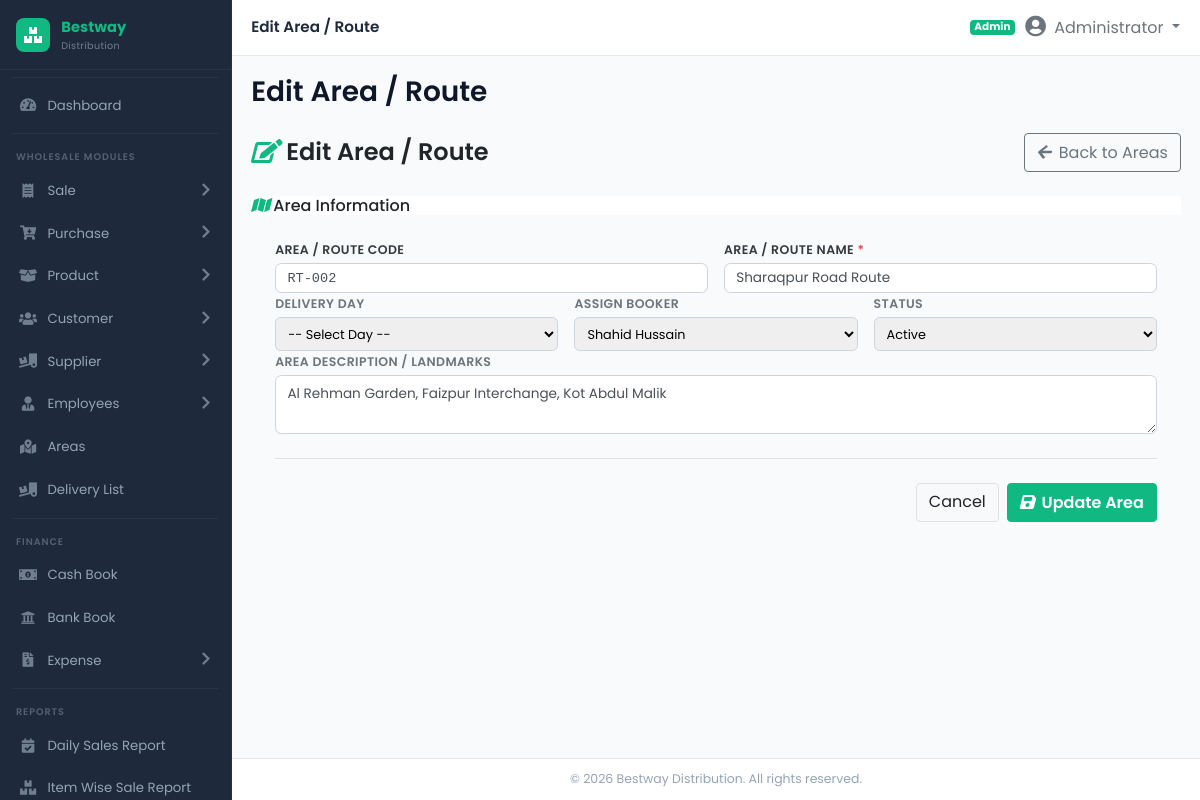
Screenshot of /modules/routes/edit_route.php?id=2 (signed in) with the database file from the repository.
### tables this page shows
CREATE TABLE IF NOT EXISTS `routes` (
  `id` INT AUTO_INCREMENT PRIMARY KEY,
  `route_code` VARCHAR(50) UNIQUE NULL,
  `name` VARCHAR(150) NOT NULL,
  `area_description` TEXT NULL,
  `delivery_day` VARCHAR(50) NULL,
  `assigned_booker_id` INT NULL,
  `status` ENUM('Active', 'Inactive') DEFAULT 'Active',
  INDEX (`name`),
  INDEX (`assigned_booker_id`),
  INDEX (`status`)
);

CREATE TABLE IF NOT EXISTS `bookers` (
  `id` INT AUTO_INCREMENT PRIMARY KEY,
  `booker_code` VARCHAR(50) UNIQUE NULL,
  `name` VARCHAR(150) NOT NULL,
  `phone` VARCHAR(50) NULL,
  `address` TEXT NULL,
  `commission_rate` DECIMAL(5,2) DEFAULT 0.00,
  `opening_balance` DECIMAL(14,2) DEFAULT 0.00,
  `current_balance` DECIMAL(14,2) DEFAULT 0.00,
  `status` ENUM('Active', 'Inactive') DEFAULT 'Active',
  INDEX (`name`),
  INDEX (`status`)
);

### modules/routes/edit_route.php (the view, shortened to what this page needs)
<?php
require_once __DIR__ . '/../../includes/header.php';
$route_id = (int)($_GET['id'] ?? 0);
$route = null;
$bookers = [];
if ($db_connected && $pdo) {
    try {
        $stmt_sel = $pdo->prepare("SELECT * FROM routes WHERE id = :id");
        $stmt_sel->execute(['id' => $route_id]);
        $route = $stmt_sel->fetch();
        $stmt_b = $pdo->query("SELECT id, name FROM bookers WHERE status = 'Active' ORDER BY name ASC");
        $bookers = $stmt_b->fetchAll();
    } catch (Exception $e) {}
}
?>
<div class="d-flex align-items-center justify-content-between mb-4">
    <h4 class="fw-bold mb-0"><i class="fa-solid fa-edit text-primary me-2"></i>Edit Area / Route</h4>
    <a href="<?php echo BASE_URL; ?>modules/routes/routes.php" class="btn btn-outline-secondary">
        <i class="fa-solid fa-arrow-left me-1"></i> Back to Areas
    </a>
</div>
<div class="custom-card">
    <div class="custom-card-header bg-white">
        <h5 class="custom-card-title mb-0 fs-6"><i class="fa-solid fa-map text-primary"></i> Area Information</h5>
    </div>
    <div class="p-4">
        <form method="POST" action="">
            <div class="row g-3">
                <div class="col-12 col-md-6">
                    <label class="form-label fw-semibold small text-dark">Area / Route Code</label>
                    <input type="text" name="route_code" class="form-control form-control-sm font-monospace" value="<?php echo htmlspecialchars($route['route_code'] ?? ''); ?>">
                </div>
                <div class="col-12 col-md-6">
                    <label class="form-label fw-semibold small text-dark">Area / Route Name <span class="text-danger">*</span></label>
                    <input type="text" name="name" class="form-control form-control-sm" value="<?php echo htmlspecialchars($route['name']); ?>" required>
                </div>
                <div class="col-12 col-md-4">
                    <label class="form-label fw-semibold small text-muted">Delivery Day</label>
                    <select name="delivery_day" class="form-select form-select-sm">
                        <option value="">-- Select Day --</option>
                    </select>
                </div>
                <div class="col-12 col-md-4">
                    <label class="form-label fw-semibold small text-muted">Assign Booker</label>
                    <select name="assigned_booker_id" class="form-select form-select-sm">
                        <?php foreach ($bookers as $b): ?>
                            <option value="<?php echo $b['id']; ?>" <?php echo ($route['assigned_booker_id'] == $b['id']) ? 'selected' : ''; ?>><?php echo htmlspecialchars($b['name']); ?></option>
                        <?php endforeach; ?>
                    </select>
                </div>
                <div class="col-12 col-md-4">
                    <label class="form-label fw-semibold small text-muted">Status</label>
                    <select name="status" class="form-select form-select-sm">
                        <option value="Active" <?php echo ($route['status'] === 'Active') ? 'selected' : ''; ?>>Active</option>
                    </select>
                </div>
                <div class="col-12">
                    <label class="form-label fw-semibold small text-muted">Area Description / Landmarks</label>
                    <textarea name="area_description" rows="2" class="form-control form-control-sm"><?php echo htmlspecialchars($route['area_description'] ?? ''); ?></textarea>
                </div>
            </div>
            <hr class="my-4">
            <div class="d-flex justify-content-end gap-2">
                <a href="<?php echo BASE_URL; ?>modules/routes/routes.php" class="btn btn-light border">Cancel</a>
                <button type="submit" class="btn btn-primary fw-bold">
                    <i class="fa-solid fa-save me-1"></i> Update Area
                </button>
            </div>
        </form>
    </div>
</div>
<?php require_once __DIR__ . '/../../includes/footer.php'; ?>

### assets/css/style.css (style rules this page uses)
:root { --sidebar-bg: #1e293b; --sidebar-hover: #334155; --sidebar-active: #10b981; --sidebar-active-bg: rgba(16, 185, 129, 0.12); --sidebar-text: #94a3b8; --sidebar-text-hover: #ffffff; --sidebar-width: 232px; --primary: #10b981; --primary-dark: #059669; --secondary: #6366f1; --success: #10b981; --info: #0ea5e9; --warning: #f59e0b; --danger: #ef4444; --body-bg: #f8fafc; --card-bg: #ffffff; --card-shadow: 0 1px 2px rgba(0,0,0,0.05), 0 1px 3px rgba(0,0,0,0.08); --topbar-height: 56px; --sidebar-radius: 10px; }
* { margin: 0; padding: 0; box-sizing: border-box; }
body { font-family: 'Poppins', 'Inter', 'Segoe UI', system-ui, -apple-system, sans-serif; background: var(--body-bg); overflow-x: hidden; font-size: 14px; }
.text-primary { color: var(--primary) !important; }
.text-danger { color: var(--danger) !important; }
.btn-primary { background: var(--primary); border-color: var(--primary); color: #fff; font-weight: 500; }
.form-label { font-weight: 600; font-size: 0.78rem; color: #475569; margin-bottom: 0.2rem; text-transform: uppercase; letter-spacing: 0.03em; }
.form-control, .form-select { border-radius: 0.4rem; border-color: #cbd5e1; font-size: 0.85rem; padding: 0.5rem 0.7rem; transition: border-color 0.2s, box-shadow 0.2s; }
select.form-control, select.form-select { height: auto; padding-top: 0.4rem; padding-bottom: 0.4rem; }
.fw-bold { font-weight: 600 !important; }
.fw-semibold { font-weight: 600 !important; }
.font-monospace { font-family: SFMono-Regular, Menlo, Monaco, Consolas, "Liberation Mono", "Courier New", monospace !important; }
.fs-6 { font-size: 1rem !important; }
.me-1 { margin-right: 0.25rem !important; }
.me-2 { margin-right: 0.5rem !important; }
.gap-2 { gap: 0.5rem !important; }
.form-select { display: block; width: 100%; }
.form-select-sm { padding: 0.2rem 0.5rem; font-size: 0.8rem; border-radius: 0.35rem; }
.fa-solid, .fa-regular { font-family: "Font Awesome 5 Free"; }
.fa-solid { font-weight: 900; }
.row.g-3 { margin-left: -0.5rem; margin-right: -0.5rem; }
.row.g-3 > .col, .row.g-3 > [class*="col-"] { padding-left: 0.5rem; padding-right: 0.5rem; }

### rows the page displays
routes: route_code "RT-002", name "Sharaqpur Road Route", assigned_booker_id "Shahid Hussain", status "Active", area_description "Al Rehman Garden, Faizpur Interchange, Kot Abdul Malik"

### other values shown
$page_title "Edit Area / Route"
roleLabel($_SESSION['user_role'] ?? 'Admin') "Admin"
$_SESSION['user_fullname'] "Administrator"
